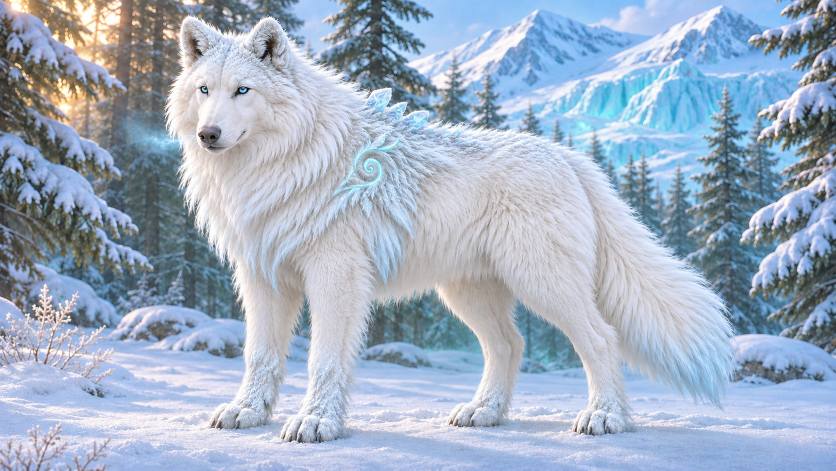
#> input picture BLENDER/Criaturas/Lobo_Artico_Ref/ref/lobo-artico-referencia.png, 1672 x 941 px (shown at 1/2 size)
$ python prancha_lod_v7.py ref/lobo-artico-referencia.png
#> lines starting #> are read from the running program, lines starting #| are printed output that depends on the picture
"""Pranchas da v7 (LODs do rosto). Uso: python prancha_lod_v7.py <review/v7_final>
- <LOD>/grade_boca.png, grade_olhos.png (e arame_<LOD>/): fases x vistas de cada LOD;
- comparar_<grupo>_<vista>.png: fases (linhas) x REFERENCIA | LOD0 | LOD1 v6 (antes) | LOD1 v7 | LOD2 v6 (antes) | LOD2 v7;
- comparar_arame_<grupo>.png: arame no repouso e no maximo, LOD0 | LOD1 | LOD2 (vista 3/4 e frente);
- protecao.png: mapa do grupo Protecao_LOD no LOD0 (vermelho = protegido);
- distancia.png: distancias PROPOSTAS (sem medicao no Roblox)."""
import sys, os
from PIL import Image, ImageDraw
d = os.path.abspath(sys.argv[1]); aqui = os.path.dirname(os.path.abspath(__file__))
ref = Image.open(os.path.join(aqui, "ref", "lobo-artico-referencia.png")).convert("RGB")
#> ref is the input picture: PIL image 1672x941 RGB; mean R, G, B 160.5, 175.7, 195.3
CORTE = {"olhos": (330, 110, 560, 282), "boca": (330, 200, 560, 372)}
VISTAS = {"boca": ("frente", "perfil", "34", "baixo"), "olhos": ("frente", "perfil", "34")}
FASES = ("repouso", "meio", "maximo")
def rot(im, t):
    dr = ImageDraw.Draw(im); dr.rectangle((0, 0, 7 * len(t) + 14, 20), fill=(0, 0, 0)); dr.text((7, 4), t, fill=(255, 255, 255)); return im
def abre(p, t, s):
    if not os.path.exists(p): return rot(Image.new("RGB", s, (60, 60, 60)), t + " (sem imagem)")
    return rot(Image.open(p).convert("RGB").resize(s), t)
def grade(dd):
    for g, vs in VISTAS.items():
        W, H = 600, 450; o = Image.new("RGB", (W * len(vs), H * 3))
        for r, f in enumerate(FASES):
            for c, v in enumerate(vs): o.paste(abre(os.path.join(dd, "t_%s_%s_%s.png" % (g, f, v)), "%s %s %s" % (g, f, v), (W, H)), (c * W, r * H))
        o.save(os.path.join(dd, "grade_%s.png" % g))
for n in ("LOW", "LOD1", "LOD2"):
    for pre in ("", "arame_"):
        if os.path.isdir(os.path.join(d, pre + n)): grade(os.path.join(d, pre + n))
COLS = [("LOW", "LOD0 v7"), ("v6_LOD1", "LOD1 v6 (antes)"), ("LOD1", "LOD1 v7"), ("v6_LOD2", "LOD2 v6 (antes)"), ("LOD2", "LOD2 v7")]
W, H = 400, 300
for g, vs in VISTAS.items():
    for v in vs:
        o = Image.new("RGB", ((1 + len(COLS)) * (W + 6), 3 * (H + 6)), (15, 15, 15))
#> o: PIL image 2436x918 RGB; every value is 15
        for r, f in enumerate(FASES):
            y = r * (H + 6); o.paste(rot(ref.crop(CORTE[g]).resize((W, H)), "REFERENCIA" + (" (so repouso)" if r else "")), (0, y))
#> in rot, `dr = ImageDraw.Draw(im)`:
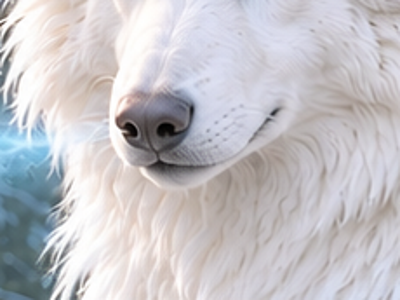
#> im: PIL image 400x300 RGB; mean R, G, B 196.4, 194.6, 198.8
#> after `o.paste(rot(ref.crop(CORTE[g]).resize((W, H)), 'REFERENCIA' + (' (so r`:
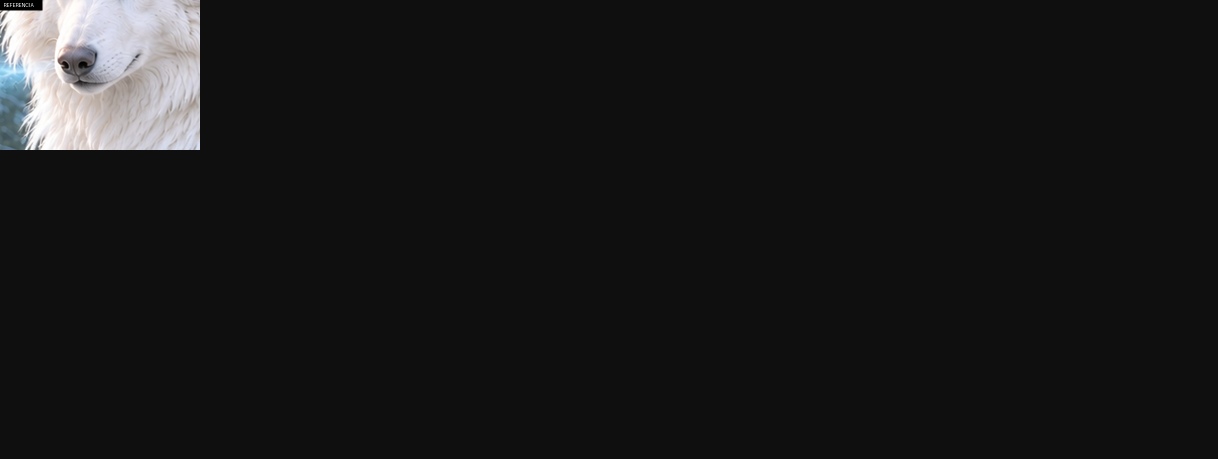
#> o: PIL image 2436x918 RGB (shown at 1/2 size); mean R, G, B 24.6, 24.5, 24.7
            for k, (pasta, nome) in enumerate(COLS):
                o.paste(abre(os.path.join(d, pasta, "t_%s_%s_%s.png" % (g, f, v)), "%s %s %s" % (nome, f, v), (W, H)), ((1 + k) * (W + 6), y))
#> in rot (call 2), `dr = ImageDraw.Draw(im)`: im: PIL image 400x300 RGB; every value is 60
#> in abre, `if not os.path.exists(p): return rot(Image.new("RGB", s, (60, 60, 60))..`:
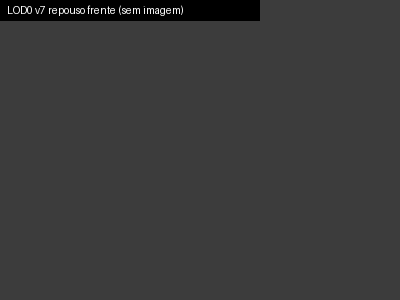
#> returned value: PIL image 400x300 RGB; min 0, max 254, mean 58.1
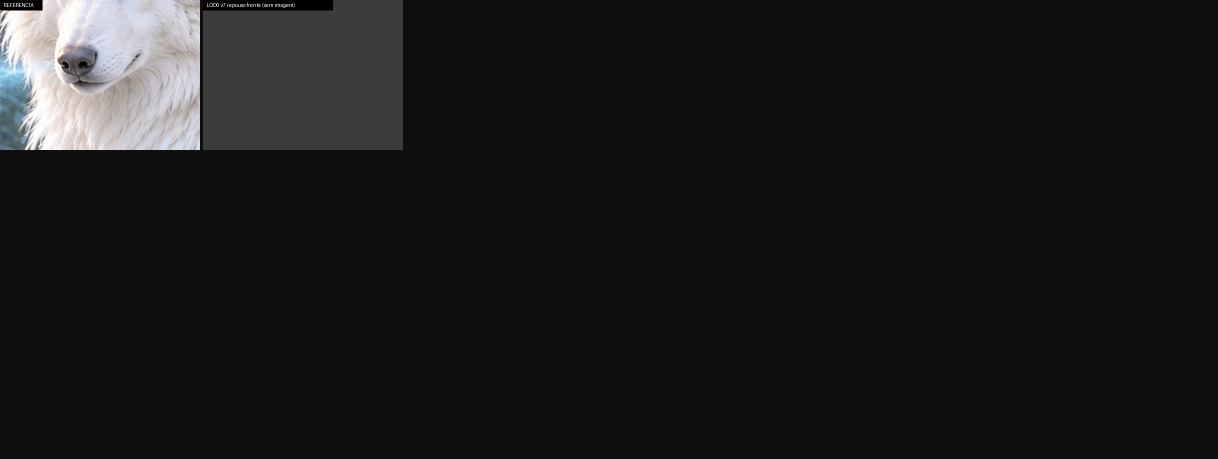
#> o: PIL image 2436x918 RGB (shown at 1/2 size); mean R, G, B 26.9, 26.8, 27
        o.save(os.path.join(d, "comparar_%s_%s.png" % (g, v)))
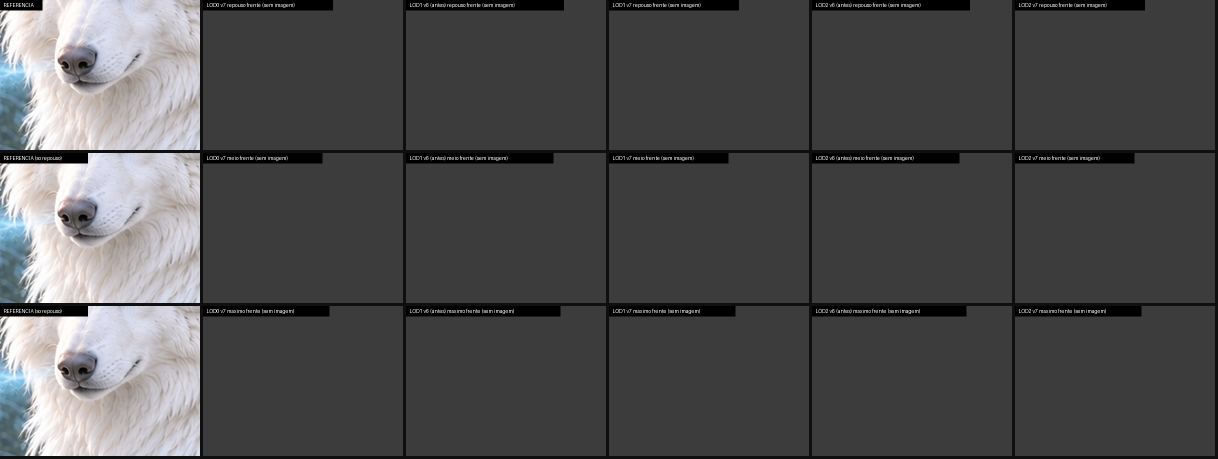
#> saved as comparar_boca_frente.png: PIL image 2436x918 RGB (shown at 1/2 size); mean R, G, B 77.9, 77.7, 78.4
for g, vs in (("boca", ("34", "frente")), ("olhos", ("34", "frente"))):
    linhas = [(f, v) for v in vs for f in ("repouso", "maximo")]
    o = Image.new("RGB", (3 * (W + 6), len(linhas) * (H + 6)), (15, 15, 15))
#> o: PIL image 1218x1224 RGB; every value is 15
    for r, (f, v) in enumerate(linhas):
        for k, n in enumerate(("LOW", "LOD1", "LOD2")):
            o.paste(abre(os.path.join(d, "arame_" + n, "t_%s_%s_%s.png" % (g, f, v)), "arame %s %s %s" % (n.replace("LOW", "LOD0"), f, v), (W, H)), (k * (W + 6), r * (H + 6)))
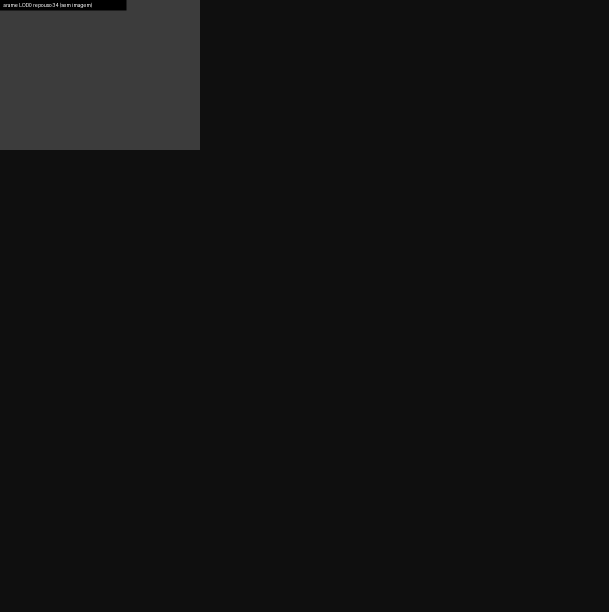
#> o: PIL image 1218x1224 RGB (shown at 1/2 size); min 0, max 254, mean 18.5
    o.save(os.path.join(d, "comparar_arame_%s.png" % g))
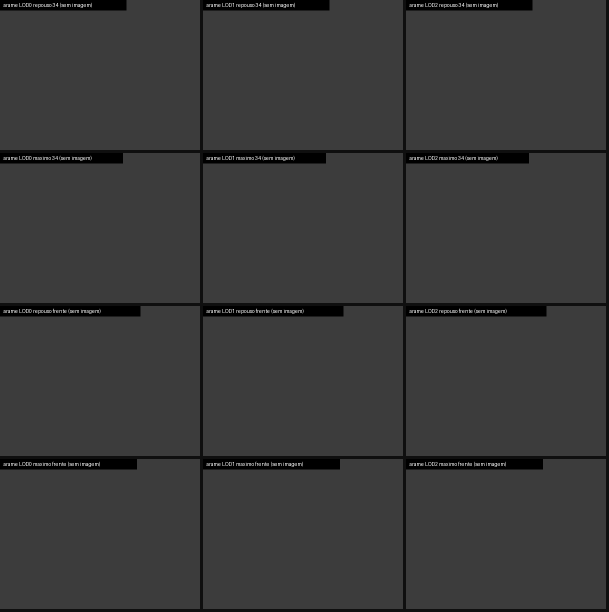
#> saved as comparar_arame_boca.png: PIL image 1218x1224 RGB (shown at 1/2 size); min 0, max 254, mean 56.6
pp = os.path.join(d, "protecao")
if os.path.isdir(pp):
    ims = [("boca", "frente"), ("boca", "perfil"), ("boca", "baixo"), ("olhos", "frente"), ("olhos", "perfil"), ("olhos", "34")]
    o = Image.new("RGB", (3 * (W + 6), 2 * (H + 6)), (15, 15, 15))
    for i, (g, v) in enumerate(ims):
        o.paste(abre(os.path.join(pp, "t_%s_repouso_%s.png" % (g, v)), "Protecao_LOD (vermelho = protegido) %s %s" % (g, v), (W, H)), ((i % 3) * (W + 6), (i // 3) * (H + 6)))
    o.save(os.path.join(d, "protecao.png"))
pd = os.path.join(d, "distancia")
if os.path.isdir(pd):
    LIN = [(20, ("LOW",), "20 studs: LOD0"), (35, ("LOW", "LOD1"), "35 studs: troca LOD0 -> LOD1 (proposta)"),
           (80, ("LOD1", "LOD2"), "80 studs: troca LOD1 -> LOD2 (proposta)"), (120, ("LOW", "LOD2"), "120 studs: LOD0 x LOD2")]
    DW, DH = 640, 360; o = Image.new("RGB", (4 * (DW + 6), len(LIN) * (DH + 6)), (15, 15, 15))
    for r, (dist, ns, t) in enumerate(LIN):
        k = 0
        for n in ns:
            for fase in ("repouso", "aberta"):
                o.paste(abre(os.path.join(pd, "d%03d_%s_%s.png" % (dist, n, fase)), "%s | %s %s" % (t, n.replace("LOW", "LOD0"), fase), (DW, DH)), (k * (DW + 6), r * (DH + 6))); k += 1
    o.save(os.path.join(d, "distancia.png"))
print("PRANCHAS_OK")
